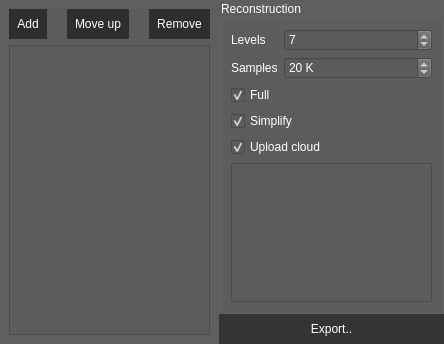
<?xml version="1.0" encoding="UTF-8"?>
<ui version="4.0">
 <class>ExporterWidget</class>
 <widget class="QWidget" name="ExporterWidget">
  <property name="geometry">
   <rect>
    <x>0</x>
    <y>0</y>
    <width>444</width>
    <height>344</height>
   </rect>
  </property>
  <property name="windowTitle">
   <string>Exporter</string>
  </property>
  <property name="styleSheet">
   <string notr="true">*{
	color: white;
}

QWidget { background:rgb(90,90,90,180) }

QPushButton { 
	border: 3px solid rgb(90,90,90,0);
	background:rgb(0,0,0,128);
	padding: 5px;
	font-size: 12px;
}

QPushButton:hover{ background:rgb(255,153,0); border-color:rgb(255,153,0); }
QPushButton:pressed{ background:rgb(255,153,0); border-color:#FFB444; top:2px; }
</string>
  </property>
  <layout class="QGridLayout" name="gridLayout_2">
   <property name="margin">
    <number>0</number>
   </property>
   <property name="spacing">
    <number>0</number>
   </property>
   <item row="0" column="1">
    <layout class="QGridLayout" name="gridLayout">
     <property name="margin">
      <number>0</number>
     </property>
     <property name="spacing">
      <number>0</number>
     </property>
     <item row="0" column="0">
      <widget class="QGroupBox" name="groupBox">
       <property name="title">
        <string>Reconstruction</string>
       </property>
       <property name="flat">
        <bool>true</bool>
       </property>
       <layout class="QFormLayout" name="formLayout">
        <property name="fieldGrowthPolicy">
         <enum>QFormLayout::AllNonFixedFieldsGrow</enum>
        </property>
        <item row="2" column="0">
         <widget class="QLabel" name="label">
          <property name="text">
           <string>Levels</string>
          </property>
         </widget>
        </item>
        <item row="2" column="1">
         <widget class="QSpinBox" name="reconLevels">
          <property name="minimum">
           <number>4</number>
          </property>
          <property name="maximum">
           <number>15</number>
          </property>
          <property name="value">
           <number>7</number>
          </property>
         </widget>
        </item>
        <item row="3" column="0">
         <widget class="QLabel" name="label_2">
          <property name="text">
           <string>Samples</string>
          </property>
         </widget>
        </item>
        <item row="3" column="1">
         <widget class="QSpinBox" name="samplesCount">
          <property name="suffix">
           <string> K</string>
          </property>
          <property name="minimum">
           <number>1</number>
          </property>
          <property name="maximum">
           <number>100</number>
          </property>
          <property name="value">
           <number>20</number>
          </property>
         </widget>
        </item>
        <item row="4" column="0" colspan="2">
         <widget class="QCheckBox" name="isFullRecon">
          <property name="text">
           <string>Full</string>
          </property>
          <property name="checked">
           <bool>true</bool>
          </property>
         </widget>
        </item>
        <item row="5" column="0" colspan="2">
         <widget class="QCheckBox" name="isSimplify">
          <property name="text">
           <string>Simplify</string>
          </property>
          <property name="checked">
           <bool>true</bool>
          </property>
         </widget>
        </item>
        <item row="6" column="0" colspan="2">
         <widget class="QCheckBox" name="isUpload">
          <property name="text">
           <string>Upload cloud</string>
          </property>
          <property name="checked">
           <bool>true</bool>
          </property>
         </widget>
        </item>
        <item row="7" column="0" colspan="2">
         <widget class="QPlainTextEdit" name="log"/>
        </item>
       </layout>
      </widget>
     </item>
    </layout>
   </item>
   <item row="1" column="1">
    <widget class="QPushButton" name="exportButton">
     <property name="text">
      <string>Export..</string>
     </property>
    </widget>
   </item>
   <item row="0" column="0" rowspan="2">
    <widget class="QFrame" name="frame">
     <property name="frameShape">
      <enum>QFrame::NoFrame</enum>
     </property>
     <property name="frameShadow">
      <enum>QFrame::Plain</enum>
     </property>
     <property name="lineWidth">
      <number>0</number>
     </property>
     <layout class="QGridLayout" name="gridLayout_3">
      <item row="1" column="0">
       <widget class="QTableWidget" name="resultsTable">
        <property name="editTriggers">
         <set>QAbstractItemView::NoEditTriggers</set>
        </property>
        <property name="showGrid">
         <bool>false</bool>
        </property>
        <property name="gridStyle">
         <enum>Qt::NoPen</enum>
        </property>
        <property name="columnCount">
         <number>1</number>
        </property>
        <attribute name="horizontalHeaderVisible">
         <bool>false</bool>
        </attribute>
        <column/>
       </widget>
      </item>
      <item row="0" column="0">
       <widget class="QFrame" name="frame_2">
        <property name="frameShape">
         <enum>QFrame::NoFrame</enum>
        </property>
        <property name="frameShadow">
         <enum>QFrame::Plain</enum>
        </property>
        <property name="lineWidth">
         <number>0</number>
        </property>
        <layout class="QGridLayout" name="gridLayout_4">
         <property name="margin">
          <number>0</number>
         </property>
         <property name="spacing">
          <number>0</number>
         </property>
         <item row="0" column="0">
          <widget class="QPushButton" name="addButton">
           <property name="text">
            <string>Add</string>
           </property>
           <property name="icon">
            <iconset resource="resources.qrc">
             <normaloff>:/images/circlePlus.png</normaloff>:/images/circlePlus.png</iconset>
           </property>
          </widget>
         </item>
         <item row="0" column="1">
          <spacer name="horizontalSpacer">
           <property name="orientation">
            <enum>Qt::Horizontal</enum>
           </property>
           <property name="sizeHint" stdset="0">
            <size>
             <width>40</width>
             <height>20</height>
            </size>
           </property>
          </spacer>
         </item>
         <item row="0" column="2">
          <widget class="QPushButton" name="moveUpButton">
           <property name="text">
            <string>Move up</string>
           </property>
           <property name="icon">
            <iconset resource="resources.qrc">
             <normaloff>:/images/circleUp.png</normaloff>:/images/circleUp.png</iconset>
           </property>
          </widget>
         </item>
         <item row="0" column="3">
          <spacer name="horizontalSpacer_2">
           <property name="orientation">
            <enum>Qt::Horizontal</enum>
           </property>
           <property name="sizeHint" stdset="0">
            <size>
             <width>40</width>
             <height>20</height>
            </size>
           </property>
          </spacer>
         </item>
         <item row="0" column="4">
          <widget class="QPushButton" name="removeButton">
           <property name="text">
            <string>Remove</string>
           </property>
           <property name="icon">
            <iconset resource="resources.qrc">
             <normaloff>:/images/circleX.png</normaloff>:/images/circleX.png</iconset>
           </property>
          </widget>
         </item>
        </layout>
       </widget>
      </item>
     </layout>
    </widget>
   </item>
  </layout>
 </widget>
 <resources>
  <include location="resources.qrc"/>
 </resources>
 <connections/>
</ui>
